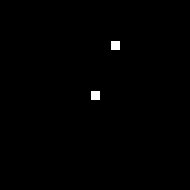
Frame 1 (no input)
Frame 60 (the mouse pressed at the canvas centre just before this capture): identical to frame 1, image omitted
Frame 120 (the mouse held since frame 60 and released just before this capture): identical to frame 1, image omitted

The Processing sketch that drew this single still picture (run headless with seeded random() and noise(); from frame 60 on, the mouse is pressed at the canvas centre):

// Processing sketch: Snake_v2
// ── Snake_v2.pde
//globale variabler 
//Test Kyster
//liste over alle punkter vores slange optager
ArrayList<PVector> longSnake;

//bestemmer hvor lang vores slange skal være,
//før vi sletter den ældste del af slangen.
int snakeSize;

//bestemmer hvilken retning slangen bevæger sig
PVector dir;

//slange mad
PVector food;

void setup(){
  size(190, 190);
  
  //Da vores logik er bundet til frameraten, kan vi
  //forøge hastigheden ved at hæve vores framerate.
  //prøv det
  frameRate(4);
  
  snakeSize = 2;
  
  //vi tilføjer den første del af vores slange
  longSnake = new ArrayList<PVector>();
  longSnake.add(new PVector(9*10, 9*10));
  
  //vi finder et tilfældig sted at ligge noget
  //mad til vores slange
  food = new PVector((int)random(0,18)*10, 
    (int)random(0,18)*10);
    
  dir = new PVector(0, 0);
}

void draw(){
  background(0);
  
  //tegner maden
  rect(food.x, food.y, 10, 10);
  
  //har tilføjer vi et extra segment af vores slange,
  //i den retning vi bevæger os i
  longSnake.add(new PVector(
    longSnake.get(longSnake.size()-1).x + dir.x*10, 
    longSnake.get(longSnake.size()-1).y + dir.y*10));
  
  //går igennem vært segment af vores slange
  //og tegner den.
  for(int i = longSnake.size()-1; i >= 0; i--){
    rect(longSnake.get(i).x, longSnake.get(i).y,10,10);
    
    //kollision detection for vores slange,
    //her tjekker vi om hovedt at vores slange
    //rammer sig selv
    if (longSnake.get(longSnake.size()-1).x == longSnake.get(i).x &&
          longSnake.get(longSnake.size()-1).y == longSnake.get(i).y &&
          i < longSnake.size()-1){
      
      //vi fjerner alle dele af vores slange,
      //og sætter den tilbage til sin start 
      //position
      longSnake = new ArrayList<PVector>();
      longSnake.add(new PVector(9*10, 9*10));
      snakeSize = 2;
      //break kan vi bruge til at breake ud af
      //vores for-loop, uden at gøre det færdigt
      break;
    
    }
  }
  
  //kollision detection for vores mad.
  //her tjekker vi om slangens hoved er det
  //samme sted som maden
  if (food.x == longSnake.get(longSnake.size()-1).x &&
        food.y == longSnake.get(longSnake.size()-1).y){
    
    //vi flytter vores med et nyt sted
    food = new PVector((int)random(0,18)*10, 
    (int)random(0,18)*10);
    
    snakeSize++;
  }
  
  
  //vi fjerner den ældste del
  //af vores slange, så det ser ud som om
  //den bevægersig
  if (longSnake.size() >= snakeSize){
    longSnake.remove(0);
  }
}


//læser keyboarded, og sætter retningen for
//vores slange
void keyPressed(){
  if (key == CODED) {
    //"dir.y != 1" vi forhinder slangen i at
    //gå bæglens
    if (keyCode == UP && dir.y != 1) {
      dir.y = -1;
      dir.x = 0;
    } else if (keyCode == DOWN && dir.y != -1){
      dir.y = 1;
      dir.x = 0;
    } else if (keyCode == LEFT && dir.x != 1){
      dir.x = -1;
      dir.y = 0;
    } else if (keyCode == RIGHT && dir.x != -1){
      dir.x = 1;
      dir.y = 0;
    }
  }
}

//ideer til udfordringer:
//1. hæv hastigheden vær gang slangen finder mad
//2. styr slangen med musen
//3. hvis slangen rammer kanten af vinduet
//    reset spillet  
//4. SVÆR! forhindre maden af spawne et sted hvor slangen
//    allerede er
//5 SVÆR! hvis slangen rammer kanten af vinduet
//    skal den dukke op fra den anden side
